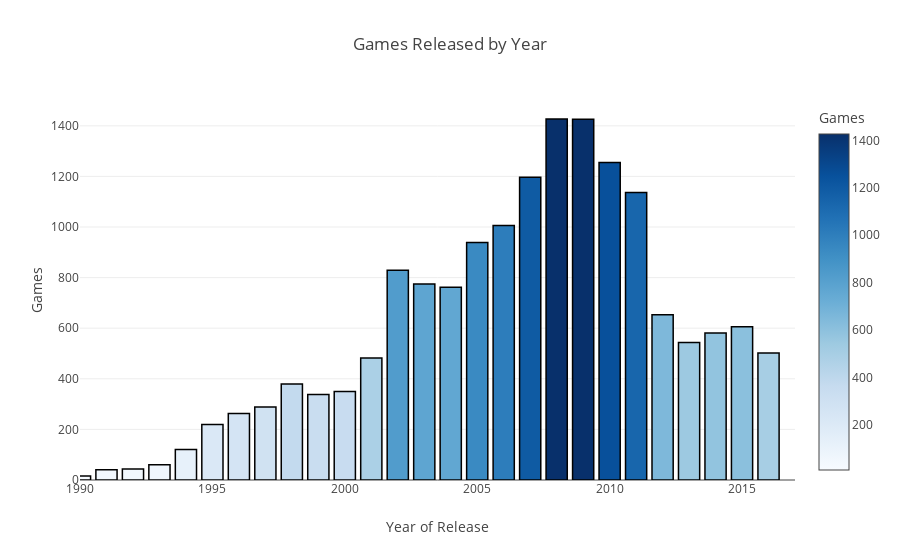

Write notebook code for a chart like this one.
### Code cell
# group by year and games released
games_per_year = df.groupby('year_of_release').size().reset_index(name='count')

# create bar charts
fig1 = px.bar(games_per_year, x='year_of_release', y='count', title='Games Released by Year', labels={'year_of_release': 'Year of Release', 'count': 'Games'}, color='count', color_continuous_scale='Blues')
fig1.update_xaxes(range=[1990, 2017])
fig1.update_traces(marker_line_color='black', marker_line_width=1.5)
fig1.show()

### Figure 1 — Plotly figure (JSON) as saved in the notebook; plotly's stock layout.template omitted (floating-point values rounded to 4 significant figures)
{"data": [{"alignmentgroup": "True", "hovertemplate": "Year of Release=%{x}<br>Games=%{marker.color}<extra></extra>", "legendgroup": "", "marker": {"color": [269, 9, 46, 36, 17, 14, 14, 21, 16, 15, 17, 16, 41, 43, 60, 121, 219, 263, 289, 379, 338, 350, 482, 829, 775, 762, 939, 1006, 1197, 1427, 1426, 1255, 1136, 653, 544, 581, 606, 502], "coloraxis": "coloraxis", "line": {"color": "black", "width": 1.5}, "pattern": {"shape": ""}}, "name": "", "offsetgroup": "", "orientation": "v", "showlegend": false, "textposition": "auto", "type": "bar", "x": [0, 1980, 1981, 1982, 1983, 1984, 1985, 1986, 1987, 1988, 1989, 1990, 1991, 1992, 1993, 1994, 1995, 1996, 1997, 1998, 1999, 2000, 2001, 2002, 2003, 2004, 2005, 2006, 2007, 2008, 2009, 2010, 2011, 2012, 2013, 2014, 2015, 2016], "xaxis": "x", "y": [269, 9, 46, 36, 17, 14, 14, 21, 16, 15, 17, 16, 41, 43, 60, 121, 219, 263, 289, 379, 338, 350, 482, 829, 775, 762, 939, 1006, 1197, 1427, 1426, 1255, 1136, 653, 544, 581, 606, 502], "yaxis": "y"}], "layout": {"barmode": "relative", "coloraxis": {"colorbar": {"title": {"text": "Games"}}, "colorscale": [[0, "rgb(247,251,255)"], [0.125, "rgb(222,235,247)"], [0.25, "rgb(198,219,239)"], [0.375, "rgb(158,202,225)"], [0.5, "rgb(107,174,214)"], [0.625, "rgb(66,146,198)"], [0.75, "rgb(33,113,181)"], [0.875, "rgb(8,81,156)"], [1, "rgb(8,48,107)"]]}, "legend": {"tracegroupgap": 0}, "title": {"text": "Games Released by Year"}, "xaxis": {"anchor": "y", "domain": [0, 1], "range": [1990, 2017], "title": {"text": "Year of Release"}}, "yaxis": {"anchor": "x", "domain": [0, 1], "title": {"text": "Games"}}}}
